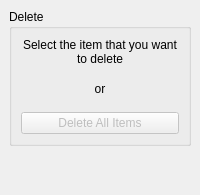
           <widget class="QWidget" name="deletePage">
            <layout class="QVBoxLayout" name="_13">
             <property name="spacing">
              <number>6</number>
             </property>
             <property name="margin">
              <number>9</number>
             </property>
             <item>
              <widget class="QGroupBox" name="groupBox_4">
               <property name="title">
                <string>Delete</string>
               </property>
               <layout class="QVBoxLayout" name="_14">
                <property name="spacing">
                 <number>6</number>
                </property>
                <property name="margin">
                 <number>9</number>
                </property>
                <item>
                 <widget class="QLabel" name="label_43">
                  <property name="text">
                   <string>Select the item that you want to delete</string>
                  </property>
                  <property name="alignment">
                   <set>Qt::AlignCenter</set>
                  </property>
                  <property name="wordWrap">
                   <bool>true</bool>
                  </property>
                 </widget>
                </item>
                <item>
                 <spacer>
                  <property name="orientation">
                   <enum>Qt::Vertical</enum>
                  </property>
                  <property name="sizeType">
                   <enum>QSizePolicy::Minimum</enum>
                  </property>
                  <property name="sizeHint" stdset="0">
                   <size>
                    <width>20</width>
                    <height>10</height>
                   </size>
                  </property>
                 </spacer>
                </item>
                <item>
                 <widget class="QLabel" name="label_44">
                  <property name="text">
                   <string>or</string>
                  </property>
                  <property name="alignment">
                   <set>Qt::AlignCenter</set>
                  </property>
                 </widget>
                </item>
                <item>
                 <spacer>
                  <property name="orientation">
                   <enum>Qt::Vertical</enum>
                  </property>
                  <property name="sizeType">
                   <enum>QSizePolicy::Minimum</enum>
                  </property>
                  <property name="sizeHint" stdset="0">
                   <size>
                    <width>20</width>
                    <height>10</height>
                   </size>
                  </property>
                 </spacer>
                </item>
                <item>
                 <widget class="QPushButton" name="deleteAllButton">
                  <property name="enabled">
                   <bool>false</bool>
                  </property>
                  <property name="text">
                   <string>Delete All Items</string>
                  </property>
                 </widget>
                </item>
               </layout>
              </widget>
             </item>
             <item>
              <spacer>
               <property name="orientation">
                <enum>Qt::Vertical</enum>
               </property>
               <property name="sizeHint" stdset="0">
                <size>
                 <width>20</width>
                 <height>40</height>
                </size>
               </property>
              </spacer>
             </item>
            </layout>
           </widget>
